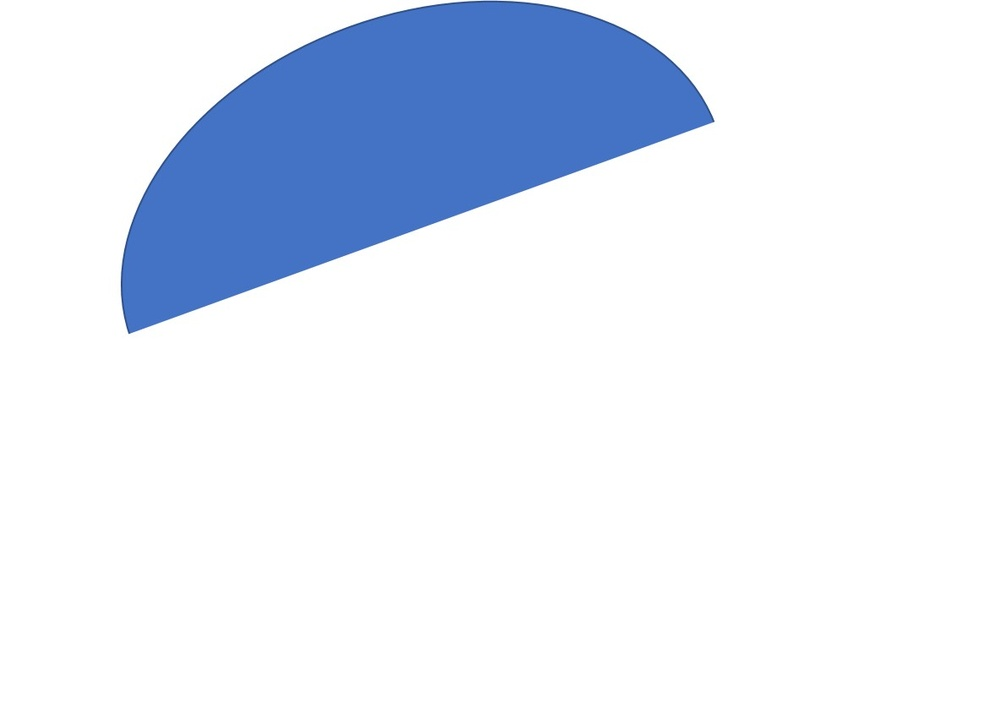
#> input picture Cloud 11/testImages/test11.jpg, 1000 x 703 px, shrunk from 1184 x 832 before the run, given in place of the camera
$ python EdgeDetect.py
#> lines starting #> are read from the running program, lines starting #| are printed output that depends on the picture; after the words box and inside, x2 and y2 are one past the last pixel; in counts of white or black regions, pixels touching at a corner belong together
### iansTests/imageRecTestAndPractice/Src/imageManipulationTest.py
import cv2
import numpy
import matplotlib as plt
import os

def BLOCKSIZE (): return 5

# [8 lines left out: function promptPath, not called in this run]


def blackWhiteGray(img):
    ##image = input
    ##img = cv2.imread(os.path.join(impath, file), 0)


    width, height = img.shape
    print(img.shape)

    ycounter = 0
    while (ycounter < height):
        xcounter = 0
        while (xcounter < width):

            if (img[xcounter, ycounter] > 180 and xcounter + BLOCKSIZE() < width):
                img[xcounter:xcounter + BLOCKSIZE(), ycounter:ycounter + BLOCKSIZE()] = 255
            elif (60<img[xcounter, ycounter] < 180 )and xcounter + BLOCKSIZE() < width:
                img[xcounter:xcounter + BLOCKSIZE(), ycounter:ycounter + BLOCKSIZE()] = 160
            elif (img[xcounter, ycounter] < 60 and xcounter + BLOCKSIZE() < width):
                img[xcounter:xcounter + BLOCKSIZE(), ycounter:ycounter + BLOCKSIZE()] = 0
            elif (img[xcounter, ycounter] > 180 and xcounter + BLOCKSIZE() ):
                img[xcounter: width, ycounter:height] = 255
            elif (60<img[xcounter, ycounter] < 180 )and xcounter + BLOCKSIZE() < width:
                img[xcounter: width, ycounter:height] = 127
            elif (img[xcounter, ycounter] < 60 and xcounter + BLOCKSIZE() < width):
                img[xcounter: width, ycounter:height] = 0

            xcounter += BLOCKSIZE()
        ycounter += BLOCKSIZE()
    return img


# [8 lines of commented-out code are left out]

### iansTests/imageRecTestAndPractice/Src/EdgeDetect.py
import cv2
import numpy as np
from imageManipulationTest import blackWhiteGray


cap = cv2.VideoCapture(0)

while (1):
    _, frame = cap.read()
#> frame is the input picture: shape (703, 1000, 3); mean B, G, R 246.2, 234.1, 227.2
    hsv = cv2.cvtColor(frame, cv2.COLOR_BGR2HSV)
#> hsv: shape (703, 1000, 3); mean H, S, V 17.6, 24.7, 246.2

    lower_red = np.array([30, 150, 50])
    upper_red = np.array([255, 255, 180])

    mask = cv2.inRange(hsv, lower_red, upper_red)
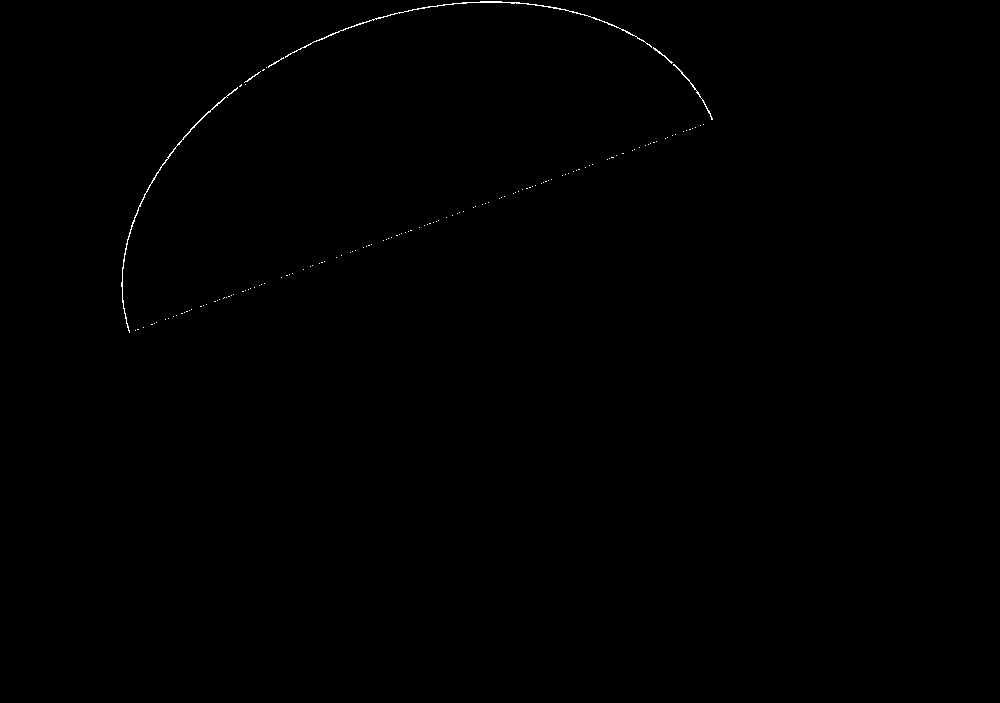
#> mask: shape (703, 1000); 0.18% white in thin lines or dots, all inside (x1, y1, x2, y2) = (121, 1, 713, 333)
    res = cv2.bitwise_and(frame, frame, mask=mask)

    cv2.imshow('Original',frame)
    im_gray = cv2.cvtColor(frame, cv2.COLOR_BGR2GRAY)
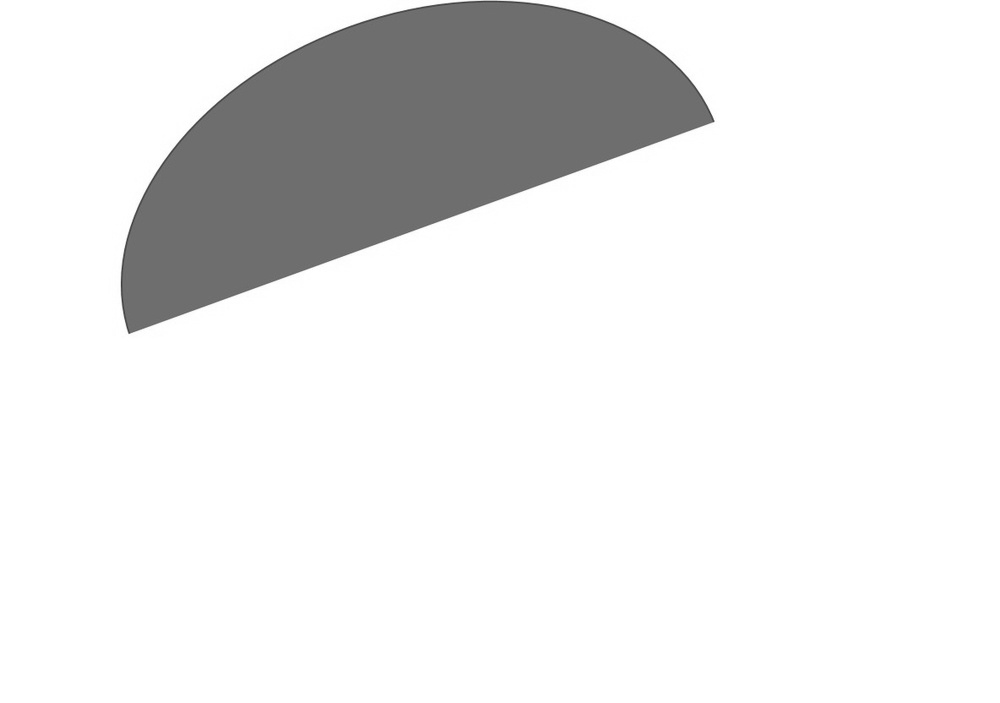
#> im_gray: shape (703, 1000); min 57, max 255, mean 233.4
    cv2.imshow('greyEffect', blackWhiteGray(im_gray))
#| (703, 1000)
#> after the loop in blackWhiteGray, `while (ycounter < height):`:
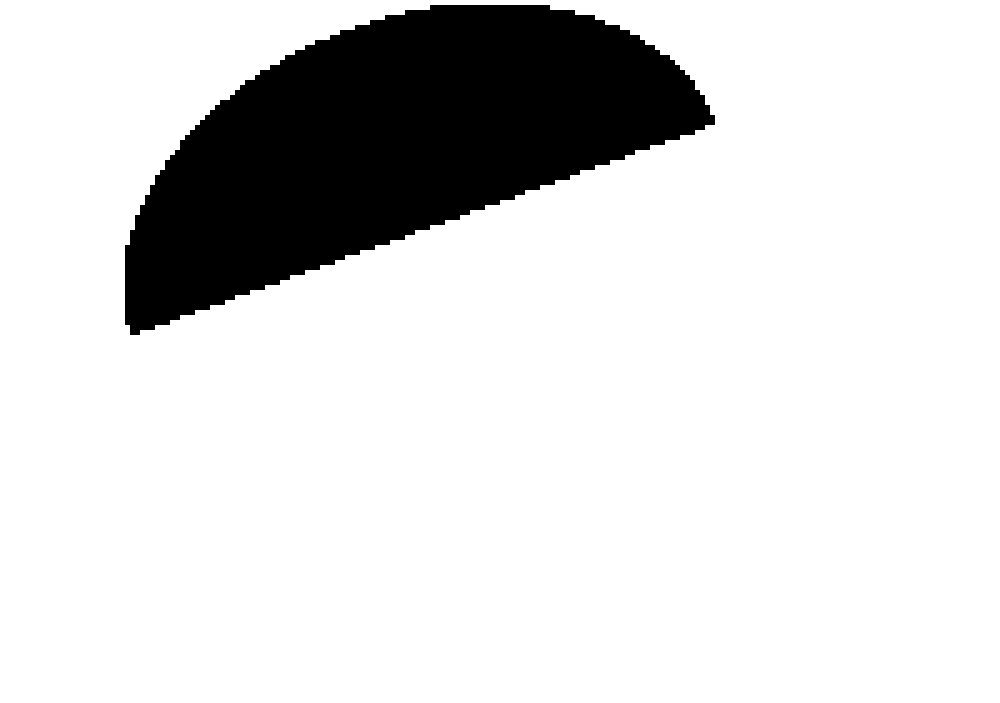
#> img: shape (703, 1000); values 160 (black) and 255 (white), 85.2% white; 1 black region, box (x1, y1, x2, y2) and area: (125, 5, 715, 335) 104125
    edges = cv2.Canny(frame, 100, 200)
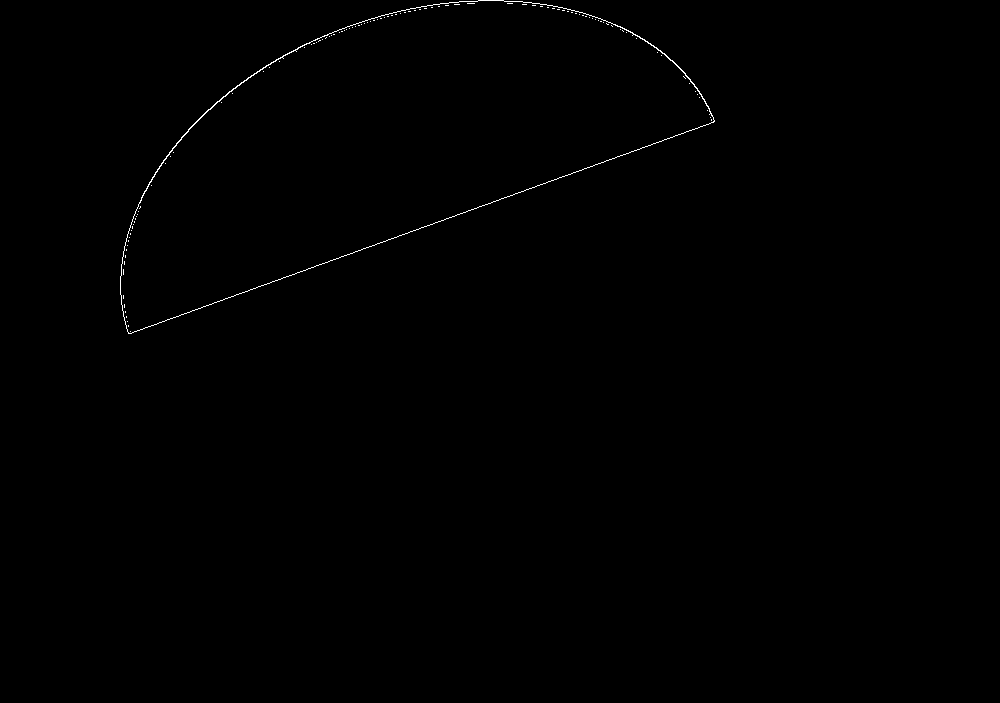
#> edges: shape (703, 1000); 0.25% white in thin lines or dots, all inside (x1, y1, x2, y2) = (120, 0, 715, 334)
    cv2.imshow('Edges', edges)

    k = cv2.waitKey(5) & 0xFF
#> (key Esc is pressed here)
    if k == 27:
        break


cv2.destroyAllWindows()
cap.release()

$ run again, on Cloud 11/testImages/test12.jpg
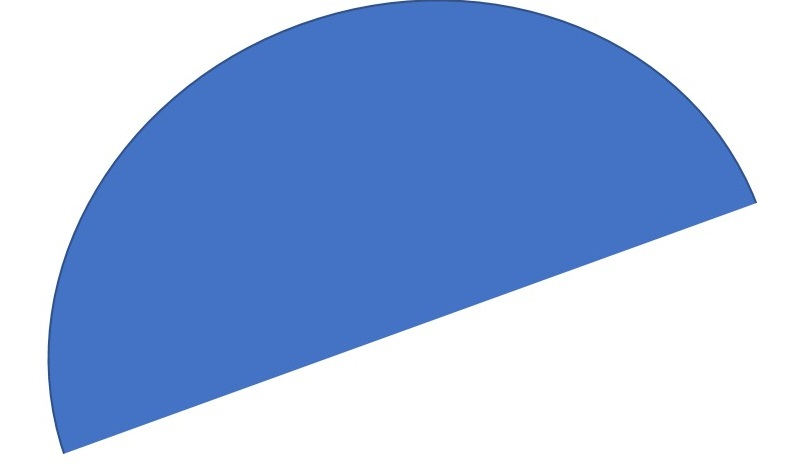
#> input picture Cloud 11/testImages/test12.jpg, 807 x 468 px, given in place of the camera
#> frame is the input picture: shape (468, 807, 3); mean B, G, R 225.8, 185.5, 162.4
#> hsv: shape (468, 807, 3); mean H, S, V 57.3, 82.5, 225.8
#> mask: shape (468, 807); 0.44% white in thin lines or dots, all inside (x1, y1, x2, y2) = (48, 0, 755, 451)
#| (468, 807)
#> after the loop in blackWhiteGray, `while (ycounter < height):`:
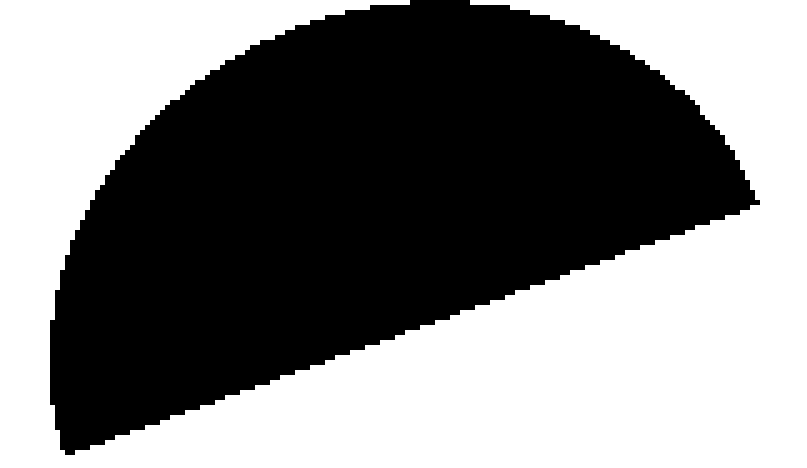
#> img: shape (468, 807); values 160 (black) and 255 (white), 50.5% white; 1 black region, box (x1, y1, x2, y2) and area: (50, 0, 760, 455) 186925
#> `edges = cv2.Canny(frame, 100, 200)`:
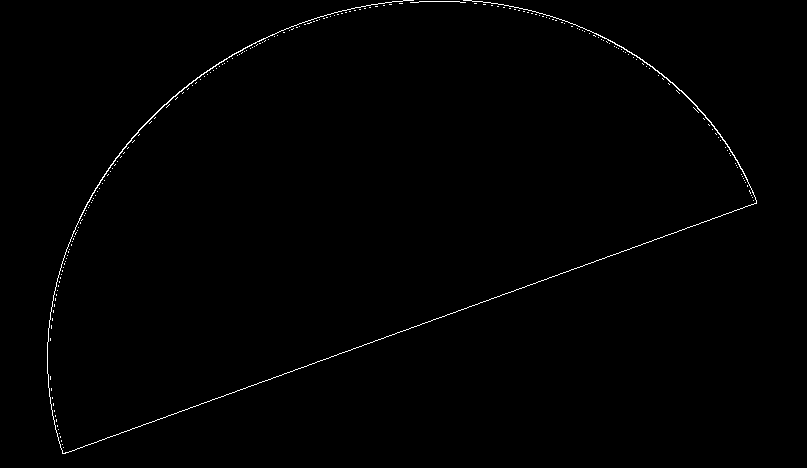
#> edges: shape (468, 807); 0.61% white in thin lines or dots, all inside (x1, y1, x2, y2) = (47, 0, 757, 454)

$ run again, on Cloud 11/testImages/test13.jpg
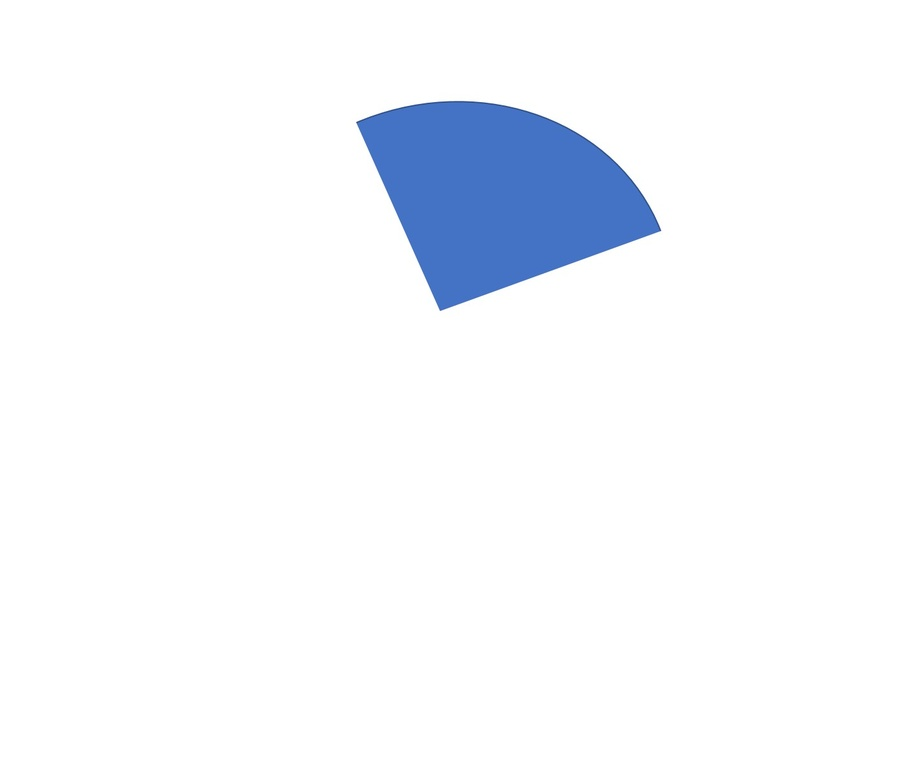
#> input picture Cloud 11/testImages/test13.jpg, 901 x 783 px, shrunk from 1413 x 1227 before the run, given in place of the camera
#> frame is the input picture: shape (783, 901, 3); mean B, G, R 251.7, 247.1, 244.5
#> hsv: shape (783, 901, 3); mean H, S, V 6.9, 9.3, 251.7
#> `mask = cv2.inRange(hsv, lower_red, upper_red)`:
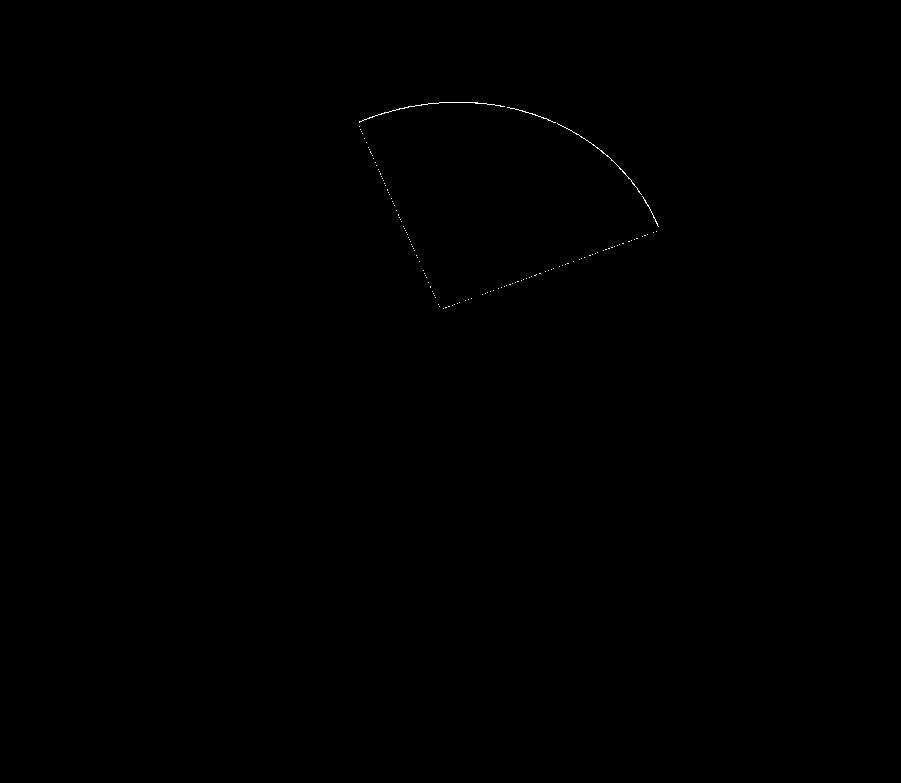
#> mask: shape (783, 901); 0.07% white in thin lines or dots, all inside (x1, y1, x2, y2) = (359, 102, 659, 309)
#| (783, 901)
#> `edges = cv2.Canny(frame, 100, 200)`:
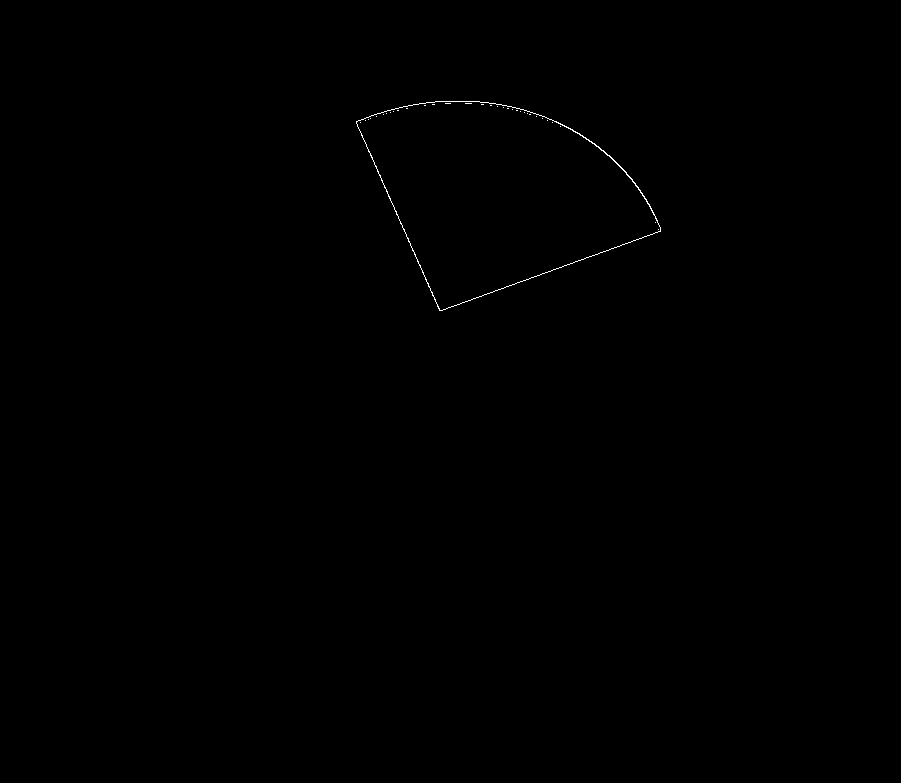
#> edges: shape (783, 901); 0.13% white in thin lines or dots, all inside (x1, y1, x2, y2) = (356, 101, 661, 311)

$ run again, on Cloud 11/testImages/test2.jpg
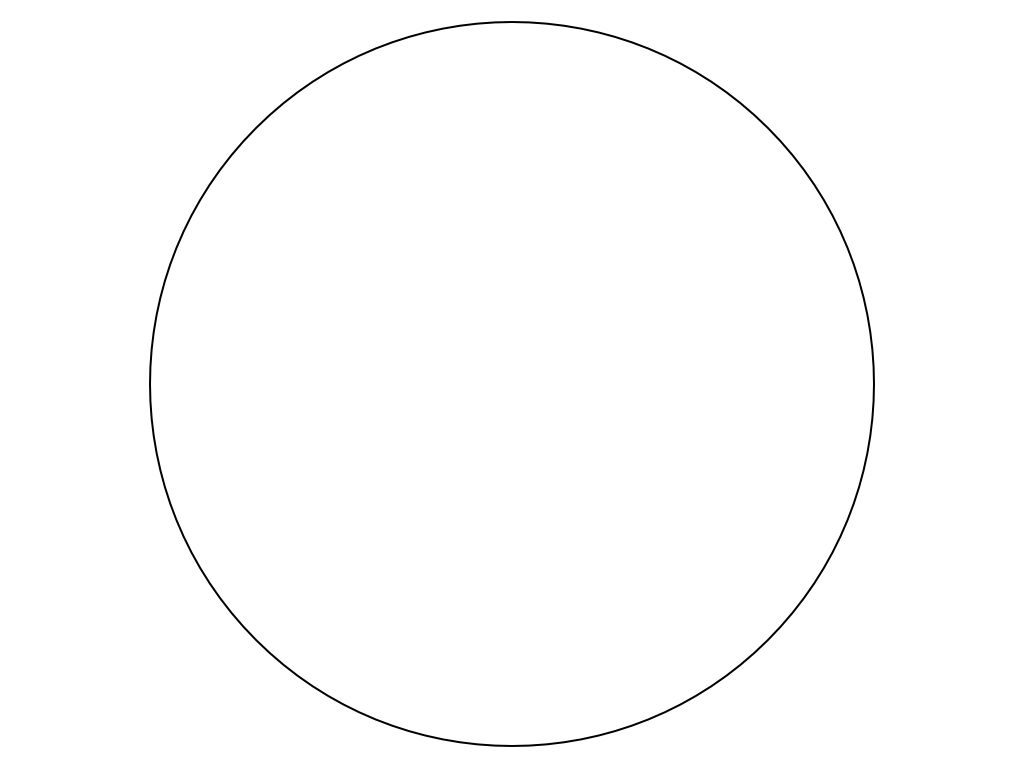
#> input picture Cloud 11/testImages/test2.jpg, 1024 x 768 px, given in place of the camera
#> frame is the input picture: shape (768, 1024, 3); min 0, max 255, mean 253.5
#> hsv: shape (768, 1024, 3); mean H, S, V 0, 0, 253.5
#> mask: shape (768, 1024); every value is 0
#> res: shape (768, 1024, 3); every value is 0
#| (768, 1024)
#> `edges = cv2.Canny(frame, 100, 200)`:
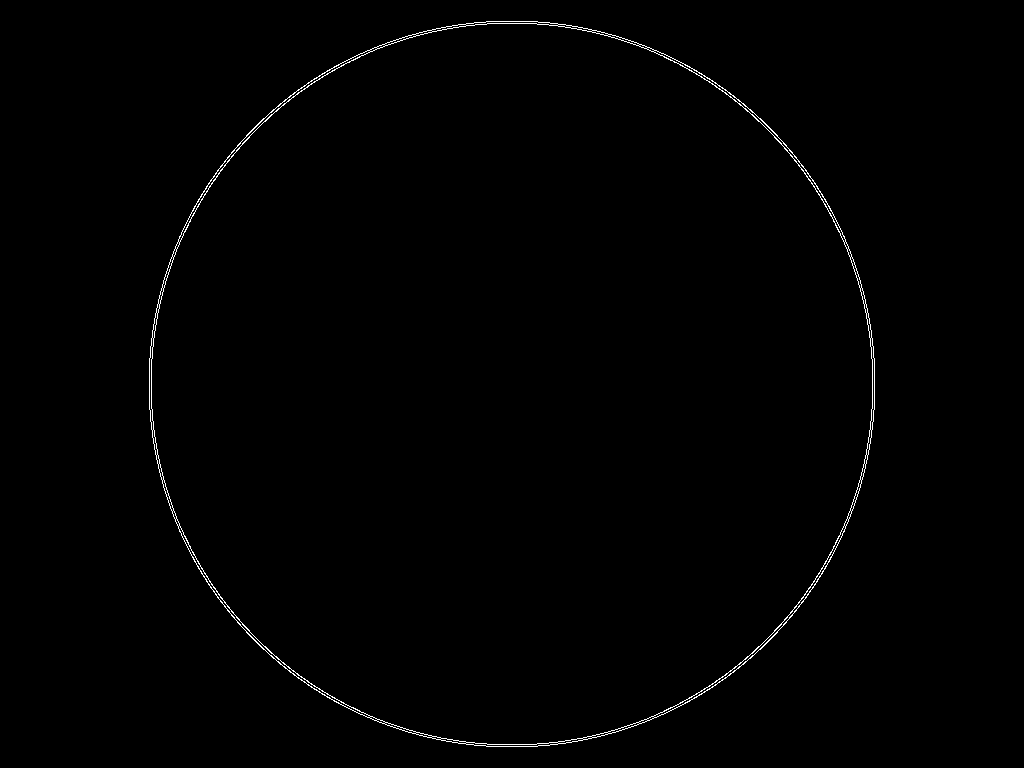
#> edges: shape (768, 1024); 0.59% white in thin lines or dots, all inside (x1, y1, x2, y2) = (149, 21, 875, 747)
